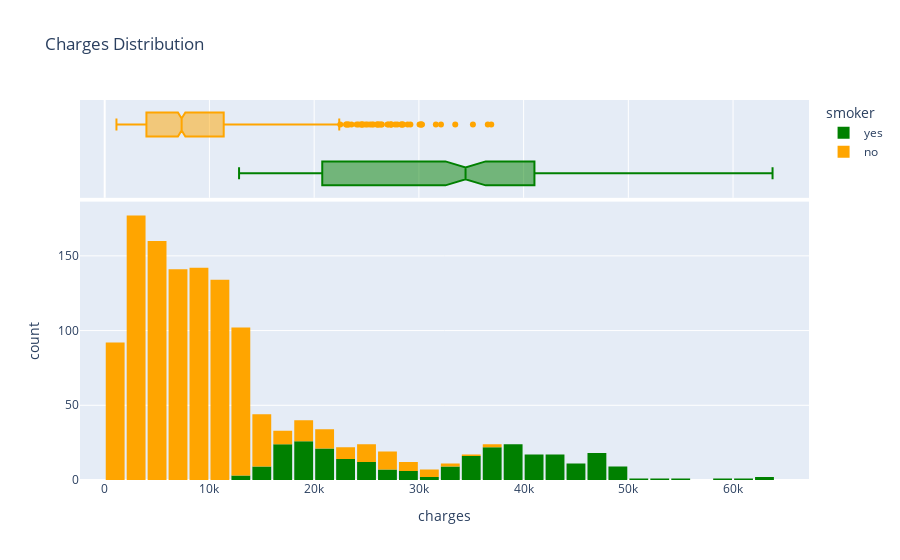

Notebook code cell kept with this figure:
### Code cell
#charges
fg = px.histogram(df,x='charges',title='Charges Distribution', color='smoker',marginal='box',color_discrete_sequence=['green', 'orange'])
fg.update_layout(bargap=0.1)
fg.show()

### Figure 1 — Plotly figure (JSON) as saved in the notebook; plotly's stock layout.template omitted (floating-point values rounded to 4 significant figures; data arrays with more than 128 entries replaced by an {"elided": "..."} marker saying what was removed)
{"data": [{"bingroup": "x", "hovertemplate": "smoker=yes<br>charges=%{x}<br>count=%{y}<extra></extra>", "legendgroup": "yes", "marker": {"color": "green", "pattern": {"shape": ""}}, "name": "yes", "orientation": "v", "showlegend": true, "type": "histogram", "x": {"elided": "274 float values"}, "xaxis": "x", "yaxis": "y"}, {"hovertemplate": "smoker=yes<br>charges=%{x}<extra></extra>", "legendgroup": "yes", "marker": {"color": "green"}, "name": "yes", "notched": true, "showlegend": false, "type": "box", "x": {"elided": "274 float values"}, "xaxis": "x2", "yaxis": "y2"}, {"bingroup": "x", "hovertemplate": "smoker=no<br>charges=%{x}<br>count=%{y}<extra></extra>", "legendgroup": "no", "marker": {"color": "orange", "pattern": {"shape": ""}}, "name": "no", "orientation": "v", "showlegend": true, "type": "histogram", "x": {"elided": "1064 float values"}, "xaxis": "x", "yaxis": "y"}, {"hovertemplate": "smoker=no<br>charges=%{x}<extra></extra>", "legendgroup": "no", "marker": {"color": "orange"}, "name": "no", "notched": true, "showlegend": false, "type": "box", "x": {"elided": "1064 float values"}, "xaxis": "x2", "yaxis": "y2"}], "layout": {"bargap": 0.1, "barmode": "relative", "legend": {"title": {"text": "smoker"}, "tracegroupgap": 0}, "title": {"text": "Charges Distribution"}, "xaxis": {"anchor": "y", "domain": [0, 1], "title": {"text": "charges"}}, "xaxis2": {"anchor": "y2", "domain": [0, 1], "matches": "x", "showgrid": true, "showticklabels": false}, "yaxis": {"anchor": "x", "domain": [0, 0.7326], "title": {"text": "count"}}, "yaxis2": {"anchor": "x2", "domain": [0.7426, 1], "matches": "y2", "showgrid": false, "showline": false, "showticklabels": false, "ticks": ""}}}
